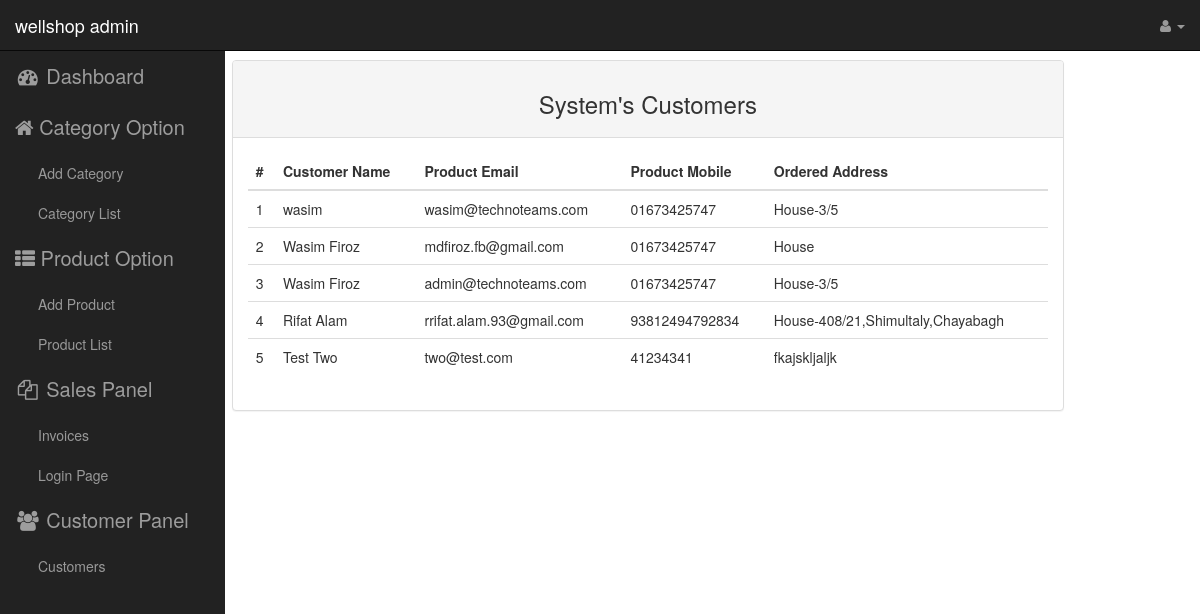
The app's page /www/admin/customers.php with its own data.
### tables this page shows
CREATE TABLE `customers` (
  `customer_id` int(32) NOT NULL AUTO_INCREMENT,
  `customer_name` varchar(255) NOT NULL,
  `customer_email` varchar(255) NOT NULL,
  `customer_password` varchar(255) NOT NULL,
  `customer_number` varchar(255) NOT NULL,
  `customer_address` varchar(255) NOT NULL,
  `created_at` date NOT NULL,
  PRIMARY KEY (`customer_id`)
);

### www/admin/lib/Database.php (called while the page is built, shortened)
<?php
Class Database{
 public $host   = DB_HOST;
 public $user   = DB_USER;
 public $pass   = DB_PASS;
 public $dbname = DB_NAME;
 public $link;
private function connect_db(){
 $this->link = new mysqli($this->host, $this->user, $this->pass,
  $this->dbname);
 }
public function select($query){
  $result = $this->link->query($query) or
   die($this->link->error.__LINE__);
  if($result->num_rows > 0){
    return $result;
  } else {
    return false;
  }
 }
}
?>

### www/admin/classes/Customer.php (called while the page is built, shortened)
<?php
$filePath = realpath(dirname(__FILE__));
include_once $filePath.'/../lib/Database.php';
class Customer
{
    private $database;
    public function __construct()
    {
        $this->database = new Database();
    }
    public function get_all_customers()
    {
        $query = "SELECT * FROM customers";
        $result = $this->database->select($query);
        return $result;
    }
}

### www/admin/customers.php (the view)
<?php
include_once "classes/Customer.php";
$customer = new Customer();
$customers = $customer->get_all_customers();
?>
<?php include 'inc/header.php'; ?>
<?php include 'inc/new_sidebar.php'; ?>
<div id="page-wrapper">
    <div class="container-fluid">
        <div class="row col-md-9 col-md-offset-2">
            <div class="panel panel-default">
                <div class="panel-heading">
                    <h3 class="text-center">System's Customers</h3>
                </div>
                <div class="panel-body">
                    <div class="table-responsive">
                        <table class="table table-hover">
                            <thead>
                            <tr>
                                <th>#</th>
                                <th>Customer Name</th>
                                <th>Product Email</th>
                                <th>Product Mobile</th>
                                <th>Ordered Address</th>
                            </tr>
                            </thead>
                            <tbody>
                                <?php if (!empty($customers)): $i = 0?>
                                    <?php while ($row = $customers->fetch_assoc()): $i++?>
                                    <tr>
                                        <td><?=$i?></td>
                                        <td><?=$row['customer_name']?></td>
                                        <td><?=$row['customer_email']?></td>
                                        <td><?=$row['customer_number']?></td>
                                        <td><?=$row['customer_address']?></td>
                                    </tr>
                                    <?php endwhile;?>
                                <?php endif;?>
                            </tbody>
                        </table>
                    </div>
                </div>
            </div>
        </div>
    </div>
</div>

### www/admin/resources/css/sb-admin.css (style rules this page uses)
body { margin-top: 100px; }
@media (min-width:768px) { body { margin-top: 50px; } }
#page-wrapper { width: 100%; padding: 0; background-color: #fff; }
@media (min-width:768px) { #page-wrapper { padding: 10px; } }

### records on screen
customers: customer_name "wasim", customer_email "wasim@technoteams.com", customer_number "01673425747", customer_address "House-3/5"
customers: customer_name "Wasim Firoz", customer_email "mdfiroz.fb@gmail.com", customer_number "01673425747", customer_address "House"
customers: customer_name "Wasim Firoz", customer_email "admin@technoteams.com", customer_number "01673425747", customer_address "House-3/5"
customers: customer_name "Rifat Alam", customer_email "rrifat.alam.93@gmail.com", customer_number "93812494792834", customer_address "House-408/21,Shimultaly,Chayabagh"
customers: customer_name "Test Two", customer_email "two@test.com", customer_number "41234341", customer_address "fkajskljaljk"
